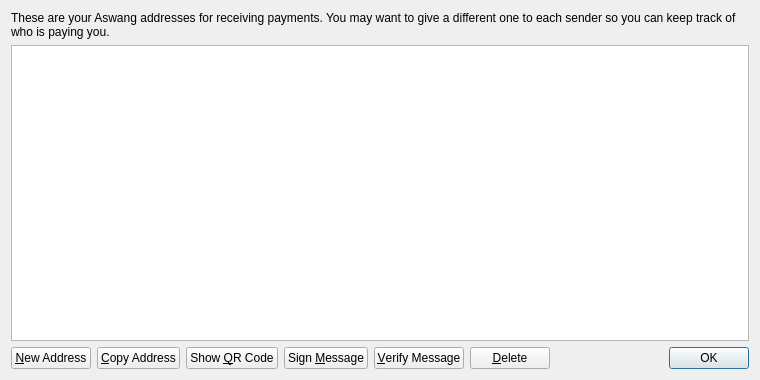
<?xml version="1.0" encoding="UTF-8"?>
<ui version="4.0">
 <class>AddressBookPage</class>
 <widget class="QWidget" name="AddressBookPage">
  <property name="geometry">
   <rect>
    <x>0</x>
    <y>0</y>
    <width>760</width>
    <height>380</height>
   </rect>
  </property>
  <property name="windowTitle">
   <string>Address Book</string>
  </property>
  <layout class="QVBoxLayout" name="verticalLayout">
   <item>
    <widget class="QLabel" name="labelExplanation">
     <property name="text">
      <string>These are your Aswang addresses for receiving payments. You may want to give a different one to each sender so you can keep track of who is paying you.</string>
     </property>
     <property name="textFormat">
      <enum>Qt::PlainText</enum>
     </property>
     <property name="wordWrap">
      <bool>true</bool>
     </property>
    </widget>
   </item>
   <item>
    <widget class="QTableView" name="tableView">
     <property name="contextMenuPolicy">
      <enum>Qt::CustomContextMenu</enum>
     </property>
     <property name="toolTip">
      <string>Double-click to edit address or label</string>
     </property>
     <property name="tabKeyNavigation">
      <bool>false</bool>
     </property>
     <property name="alternatingRowColors">
      <bool>true</bool>
     </property>
     <property name="selectionMode">
      <enum>QAbstractItemView::SingleSelection</enum>
     </property>
     <property name="selectionBehavior">
      <enum>QAbstractItemView::SelectRows</enum>
     </property>
     <property name="sortingEnabled">
      <bool>true</bool>
     </property>
     <attribute name="verticalHeaderVisible">
      <bool>false</bool>
     </attribute>
    </widget>
   </item>
   <item>
    <layout class="QHBoxLayout" name="horizontalLayout">
     <item>
      <widget class="QPushButton" name="newAddressButton">
       <property name="toolTip">
        <string>Create a new address</string>
       </property>
       <property name="text">
        <string>&amp;New Address</string>
       </property>
       <property name="icon">
        <iconset resource="../bitcoin.qrc">
         <normaloff>:/icons/add</normaloff>:/icons/add</iconset>
       </property>
      </widget>
     </item>
     <item>
      <widget class="QPushButton" name="copyToClipboard">
       <property name="toolTip">
        <string>Copy the currently selected address to the system clipboard</string>
       </property>
       <property name="text">
        <string>&amp;Copy Address</string>
       </property>
       <property name="icon">
        <iconset resource="../bitcoin.qrc">
         <normaloff>:/icons/editcopy</normaloff>:/icons/editcopy</iconset>
       </property>
      </widget>
     </item>
     <item>
      <widget class="QPushButton" name="showQRCode">
       <property name="text">
        <string>Show &amp;QR Code</string>
       </property>
       <property name="icon">
        <iconset resource="../bitcoin.qrc">
         <normaloff>:/icons/qrcode</normaloff>:/icons/qrcode</iconset>
       </property>
      </widget>
     </item>
     <item>
      <widget class="QPushButton" name="signMessage">
       <property name="toolTip">
        <string>Sign a message to prove you own a Aswang address</string>
       </property>
       <property name="text">
        <string>Sign &amp;Message</string>
       </property>
       <property name="icon">
        <iconset resource="../bitcoin.qrc">
         <normaloff>:/icons/edit</normaloff>:/icons/edit</iconset>
       </property>
      </widget>
     </item>
     <item>
      <widget class="QPushButton" name="verifyMessage">
       <property name="toolTip">
        <string>Verify a message to ensure it was signed with a specified Aswang address</string>
       </property>
       <property name="text">
        <string>&amp;Verify Message</string>
       </property>
       <property name="icon">
        <iconset resource="../bitcoin.qrc">
         <normaloff>:/icons/transaction_0</normaloff>:/icons/transaction_0</iconset>
       </property>
      </widget>
     </item>
     <item>
      <widget class="QPushButton" name="deleteButton">
       <property name="toolTip">
        <string>Delete the currently selected address from the list</string>
       </property>
       <property name="text">
        <string>&amp;Delete</string>
       </property>
       <property name="icon">
        <iconset resource="../bitcoin.qrc">
         <normaloff>:/icons/remove</normaloff>:/icons/remove</iconset>
       </property>
      </widget>
     </item>
     <item>
      <spacer name="horizontalSpacer">
       <property name="orientation">
        <enum>Qt::Horizontal</enum>
       </property>
       <property name="sizeHint" stdset="0">
        <size>
         <width>40</width>
         <height>20</height>
        </size>
       </property>
      </spacer>
     </item>
     <item>
      <widget class="QDialogButtonBox" name="buttonBox">
       <property name="sizePolicy">
        <sizepolicy hsizetype="Maximum" vsizetype="Fixed">
         <horstretch>0</horstretch>
         <verstretch>0</verstretch>
        </sizepolicy>
       </property>
       <property name="standardButtons">
        <set>QDialogButtonBox::Ok</set>
       </property>
      </widget>
     </item>
    </layout>
   </item>
  </layout>
 </widget>
 <resources>
  <include location="../bitcoin.qrc"/>
 </resources>
 <connections/>
</ui>
